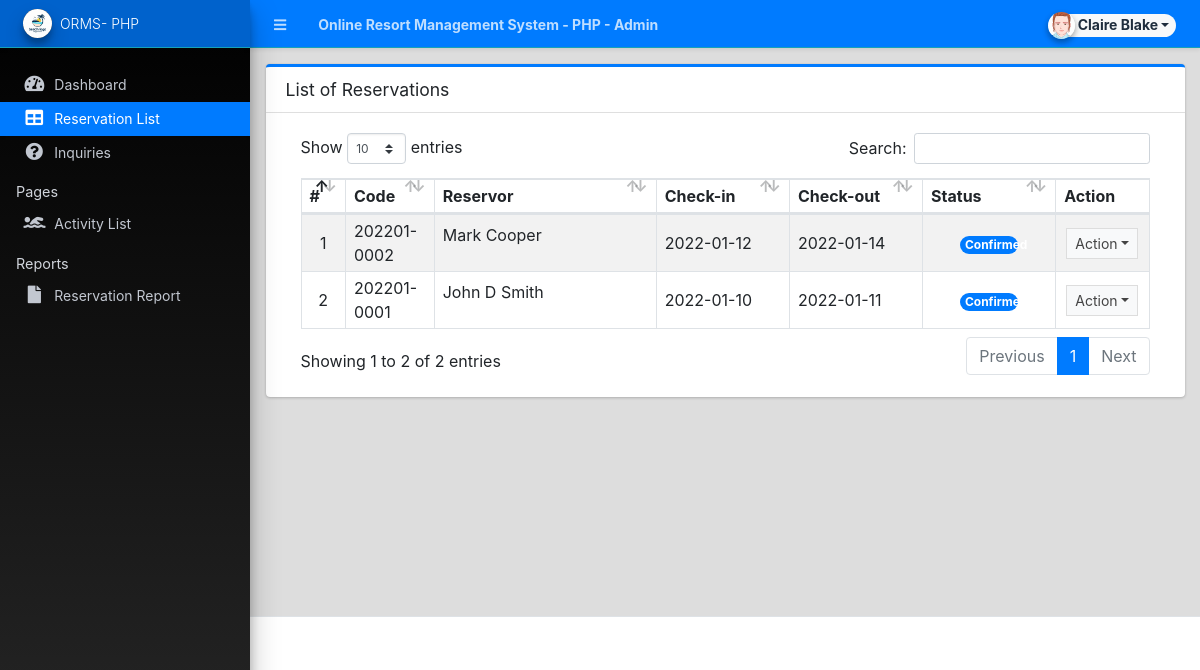
The page /admin/?page=reservations (signed in) on the database its author committed.
### tables this page shows
CREATE TABLE `reservation_list` (
  `id` int(30) NOT NULL,
  `code` varchar(100) NOT NULL,
  `room_id` int(30) NOT NULL,
  `check_in` date NOT NULL,
  `check_out` date NOT NULL,
  `fullname` text NOT NULL,
  `contact` text NOT NULL,
  `email` text NOT NULL,
  `address` text NOT NULL,
  `status` tinyint(1) NOT NULL DEFAULT 0 COMMENT '0=Pending, 1 = Confirmed, 2=Cancelled',
  `date_created` datetime NOT NULL DEFAULT current_timestamp(),
  `date_updated` datetime DEFAULT NULL ON UPDATE current_timestamp()
);

### admin/reservations/index.php (the view, shortened to what this page needs)
<div class="card card-outline card-primary">
	<div class="card-header">
		<h3 class="card-title">List of Reservations</h3>
	</div>
	<div class="card-body">
		<div class="container-fluid">
        <div class="container-fluid">
			<table class="table table-hover table-striped table-bordered">
				<colgroup>
					<col width="5%">
					<col width="10%">
					<col width="25%">
					<col width="15%">
					<col width="15%">
					<col width="15%">
					<col width="10%">
				</colgroup>
				<thead>
					<tr>
						<th>#</th>
						<th>Code</th>
						<th>Reservor</th>
						<th>Check-in</th>
						<th>Check-out</th>
						<th>Status</th>
						<th>Action</th>
					</tr>
				</thead>
				<tbody>
					<?php
						$i = 1;
						$qry = $conn->query("SELECT * from `reservation_list` order by `status` asc, unix_timestamp(`date_created`) desc ");
						while($row = $qry->fetch_assoc()):
					?>
						<tr>
							<td class="text-center"><?= $i++ ?></td>
							<td><?php echo ($row['code']) ?></td>
							<td class=""><p class="truncate-1"><?php echo ucwords($row['fullname']) ?></p></td>
							<td class=""><?php echo date("Y-m-d",strtotime($row['check_in'])) ?></td>
							<td class=""><?php echo date("Y-m-d",strtotime($row['check_out'])) ?></td>
							<td class="text-center">
								<?php
									switch ($row['status']){
										case 1:
											echo '<span class="rounded-pill badge badge-primary col-6">Confirmed</span>';
											break;
									}
								?>
							</td>
							<td align="center">
								 <button type="button" class="btn btn-flat btn-default btn-sm dropdown-toggle dropdown-icon" data-toggle="dropdown">
				                  		Action
				                  </button>
							</td>
						</tr>
					<?php endwhile; ?>
				</tbody>
			</table>
		</div>
		</div>
	</div>
</div>

### rows shown on the page
reservation_list: code "202201-0002", fullname "Mark Cooper", check_in "2022-01-12", check_out "2022-01-14", status "Confirmed"
reservation_list: code "202201-0001", fullname "John D Smith", check_in "2022-01-10", check_out "2022-01-11", status "Confirmed"

### other values the page prints
$_settings->info('name') "Online Resort Management System - PHP"
$_settings->userdata('firstname').' '.$_settings->userdata('lastname') "Claire Blake"
$_settings->info('short_name') "ORMS- PHP"
